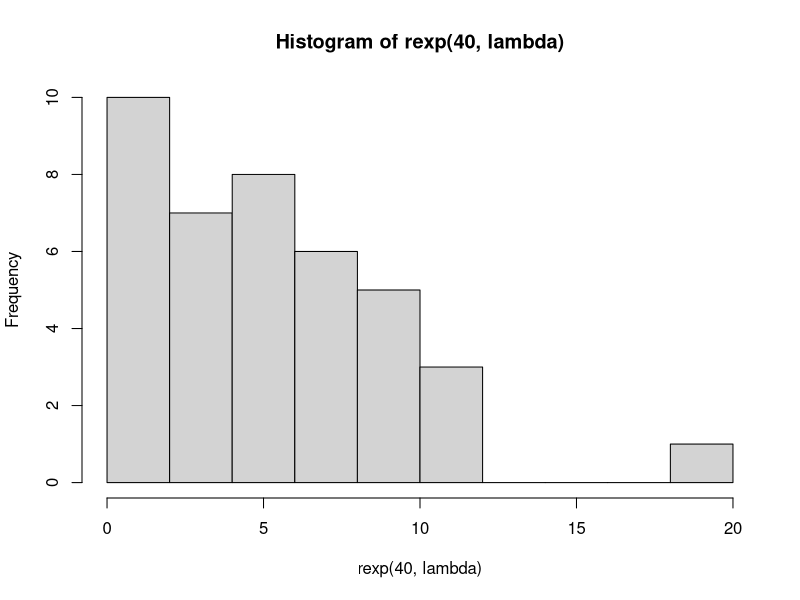
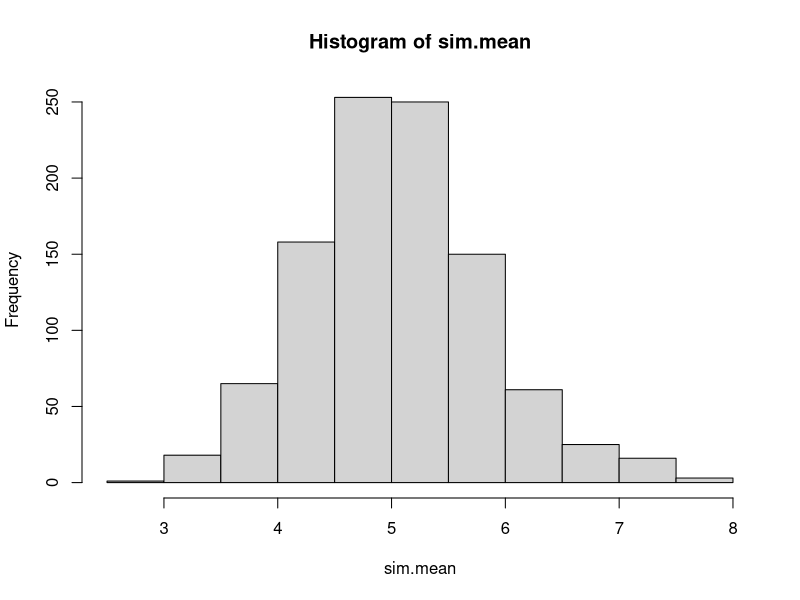
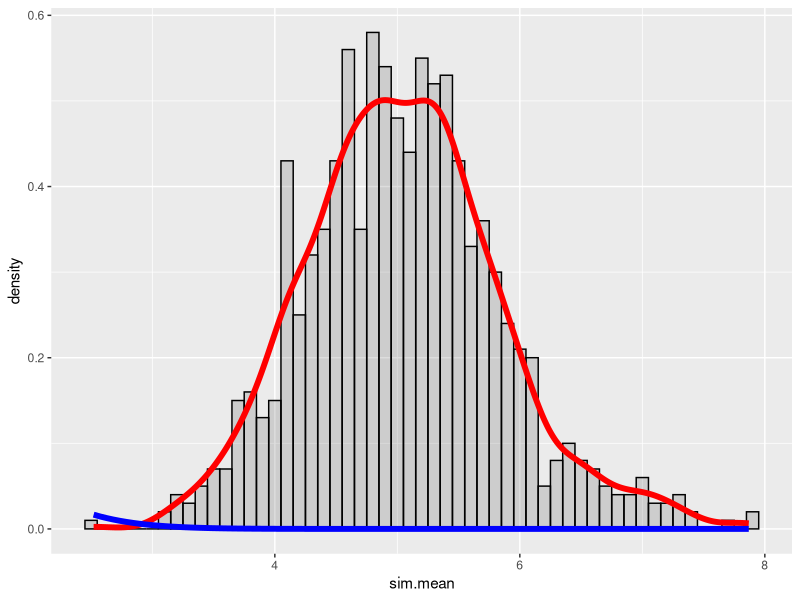

R code for these plots, in order:
library(ggplot2)


lambda <- 0.2
#lambda is the rate parameter

nosim <- 1000
n <- 40

set.seed(333)

hist(rexp(40,lambda))



mat <- matrix(rexp(nosim * n, rate=lambda), nosim, n)

sim.mean <- rowMeans(mat)

hist(sim.mean)


sample.mean <- mean(sim.mean)
sample.mean
theoretical.mean <- 1/lambda
theoretical.mean
#pretty close


sim.means <- data.frame(sim.mean)

g <- ggplot(data.frame(sim.mean),aes(x=sim.mean)) + geom_histogram(
        alpha = .20, binwidth=.1, colour = "black", aes(y = ..density..))
g <- g + geom_density(color="red", size = 2)
g <- g + stat_function(fun = dnorm, color="blue", arg=list(mean=5, sd=sqrt(0.625)),size=2)

g

sample.var <- var(sim.mean)
sample.var


theoretical.variance <- (1/lambda)^2/n
theoretical.variance


